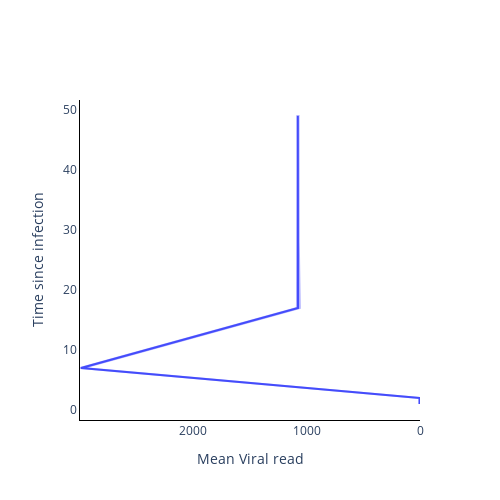

The notebook cell saved with this chart:
### Code cell
fig = go.Figure()

fig.add_trace(
    go.Scatter(
        y=time_from_infec,
        x=np.mean(vr_val, axis=1),
        mode='lines',
        name='Mean Viral read',
        showlegend=False,
    )
)

fig.add_trace(
    go.Scatter(
        y=time_from_infec.tolist() + time_from_infec.tolist()[::-1],
        x=np.quantile(vr_val, 0.975, axis=1).tolist() + np.quantile(vr_val, 0.025, axis=1).tolist()[::-1],
        mode='lines',
        fill='toself',
        fillcolor='blue',
        line_color='blue',
        opacity=0.3,
        showlegend=False,
    )
)

# Add axis labels
fig.update_layout(
    width=500, 
    height=500,
    plot_bgcolor='white',
    xaxis=dict(
        linecolor='black',
        title = 'Mean Viral read',
        autorange='reversed'
        ),
    yaxis=dict(
        linecolor='black',
        title = 'Time since infection'),
    #legend=dict(
    #    orientation="h",
    #    yanchor="bottom",
    #    y=1.02,
    #    xanchor="right",
    #    x=1
    #)
    )

fig.write_image('images/Viral_read_model-HPV.pdf')
fig.show()

### Figure 1 — Plotly figure (JSON) as saved in the notebook; plotly's stock layout.template omitted (floating-point values rounded to 4 significant figures)
{"data": [{"mode": "lines", "name": "Mean Viral read", "showlegend": false, "type": "scatter", "x": [1.98, 1.988, 596.6, 1194.0, 1792.0, 2389.0, 2987.0, 2796.0, 2605.0, 2413.0, 2222.0, 2031.0, 1840.0, 1649.0, 1458.0, 1266.0, 1075.0, 1075.0, 1075.0, 1076.0, 1076.0, 1076.0, 1076.0, 1076.0, 1076.0, 1076.0, 1076.0, 1076.0, 1077.0, 1077.0, 1077.0, 1077.0, 1077.0, 1077.0, 1077.0, 1077.0, 1077.0, 1077.0, 1077.0, 1077.0, 1077.0, 1077.0, 1077.0, 1077.0, 1077.0, 1077.0, 1077.0, 1077.0, 1077.0], "y": [1, 2, 3, 4, 5, 6, 7, 8, 9, 10, 11, 12, 13, 14, 15, 16, 17, 18, 19, 20, 21, 22, 23, 24, 25, 26, 27, 28, 29, 30, 31, 32, 33, 34, 35, 36, 37, 38, 39, 40, 41, 42, 43, 44, 45, 46, 47, 48, 49]}, {"fill": "toself", "fillcolor": "blue", "line": {"color": "blue"}, "mode": "lines", "opacity": 0.3, "showlegend": false, "type": "scatter", "x": [8.536, 8.558, 606.2, 1204.0, 1801.0, 2399.0, 2996.0, 2805.0, 2614.0, 2423.0, 2232.0, 2041.0, 1849.0, 1658.0, 1467.0, 1276.0, 1085.0, 1084.0, 1084.0, 1084.0, 1083.0, 1083.0, 1083.0, 1083.0, 1082.0, 1082.0, 1082.0, 1081.0, 1081.0, 1081.0, 1081.0, 1081.0, 1081.0, 1081.0, 1081.0, 1081.0, 1081.0, 1081.0, 1081.0, 1081.0, 1081.0, 1081.0, 1081.0, 1081.0, 1081.0, 1081.0, 1081.0, 1081.0, 1081.0, 1071.0, 1071.0, 1071.0, 1071.0, 1071.0, 1071.0, 1071.0, 1071.0, 1071.0, 1071.0, 1071.0, 1071.0, 1071.0, 1071.0, 1071.0, 1071.0, 1071.0, 1071.0, 1071.0, 1070.0, 1069.0, 1069.0, 1067.0, 1067.0, 1066.0, 1065.0, 1064.0, 1064.0, 1063.0, 1062.0, 1061.0, 1061.0, 1059.0, 1251.0, 1442.0, 1633.0, 1825.0, 2016.0, 2208.0, 2398.0, 2590.0, 2780.0, 2972.0, 2374.0, 1777.0, 1179.0, 581.1, 0, 0], "y": [1, 2, 3, 4, 5, 6, 7, 8, 9, 10, 11, 12, 13, 14, 15, 16, 17, 18, 19, 20, 21, 22, 23, 24, 25, 26, 27, 28, 29, 30, 31, 32, 33, 34, 35, 36, 37, 38, 39, 40, 41, 42, 43, 44, 45, 46, 47, 48, 49, 49, 48, 47, 46, 45, 44, 43, 42, 41, 40, 39, 38, 37, 36, 35, 34, 33, 32, 31, 30, 29, 28, 27, 26, 25, 24, 23, 22, 21, 20, 19, 18, 17, 16, 15, 14, 13, 12, 11, 10, 9, 8, 7, 6, 5, 4, 3, 2, 1]}], "layout": {"height": 500, "plot_bgcolor": "white", "width": 500, "xaxis": {"autorange": "reversed", "linecolor": "black", "title": {"text": "Mean Viral read"}}, "yaxis": {"linecolor": "black", "title": {"text": "Time since infection"}}}}
